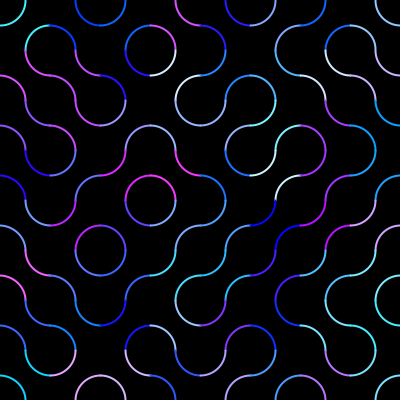
Frame 1 (no input)
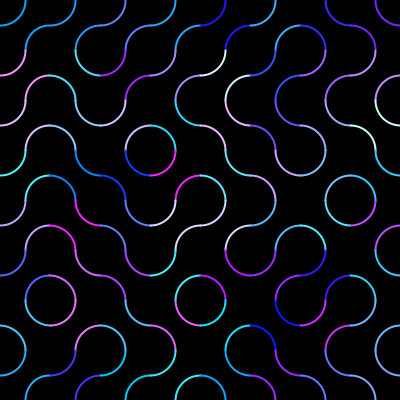
Frame 2 (the mouse pressed at the canvas centre, redrawn once)

The Processing sketch that drew these frames (run headless with seeded random() and noise(); the mouse was pressed at the canvas centre and the sketch redrawn once):

// Processing sketch: sketch_truchet_tiling_2
// ── sketch_truchet_tiling_2.pde
Tile tile;
Tile tile2;

Tile[] tiles = new Tile[50];
int size = 50;

void setup() {
    size(400, 400);
    noLoop();
}

void draw() {
    background(0);
    
    for (int i = 0; i < width/size; i++) {
        for (int j = 0; j < height/size; j++) {
            int rand = int(random(2));
            tiles[i] = new Tile((size/2) + i*size, (size/2) + j*size, size, rand);
            tiles[i].display();    
        }
    }
}

void mouseClicked() {
    redraw();
}

class Tile {
    
    int x;
    int y;
    int size;
    int type;
    
    Tile(int x, int y, int size, int type) {
        this.x = x;
        this.y = y;
        this.size = size;
        this.type = type;
    }
    
    void display() {
        noFill();
        strokeWeight(2);
        rectMode(CENTER);
        //rect(x, y, size, size); // for debug purposes
        
        stroke(random(255), random(255), 255);
        println(x, y);
        
        if (type == 1) {
            arc(x-(size/2), y-(size/2), size, size, 0, HALF_PI);
            arc(x+(size/2), y+(size/2), size, size, PI, 3*HALF_PI);
        } else {
            arc(x+(size/2), y-(size/2), size, size, HALF_PI, PI);
            arc(x-(size/2), y+(size/2), size, size, PI+HALF_PI, TWO_PI);
        }    
    }
}
